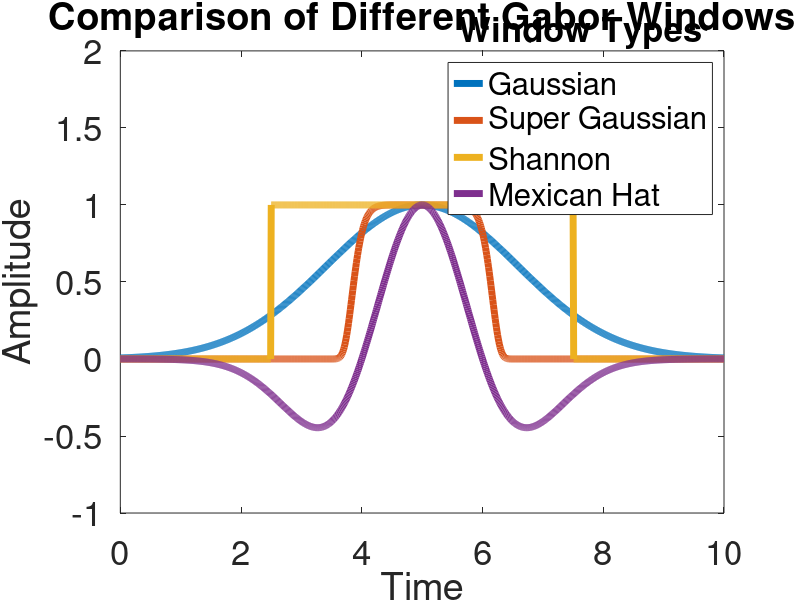

The MATLAB source for this figure: (Note: this script raises an error after producing the figure.)
% gives plots of the common windows used in Gabor Transforms
tspan = 0:0.01:10;
tau = max(tspan) / 2;
a = 0.2;

% gaussian
wg = exp(-a*(tspan - tau).^2);

% super gaussian
wsg = exp(-a*(tspan - tau).^10);

% Shannon
ws = abs(tspan - tau) <= 1/(2*a);

% Mexican Hat
wmh = (1-(tspan - tau).^2).*exp(-(tspan - tau).^2 ./ 2);
%wmh = (2 ./ (sqrt(3*a)*pi^0.25)) .* (1 - ((tspan - tau) ./ a).^2).*exp(-1.*(tspan - tau).^2 ./ (2*a^2));
    

figure (1)
plot(tspan, [wg.' wsg.' ws.' wmh.'], 'linewidth', 5);
hleg = legend({"Gaussian", "Super Gaussian", "Shannon", "Mexican Hat"});
title(hleg, "Window Types")
set(gca, 'fontsize' ,25);
xlabel("Time")
ylabel("Amplitude")
title("Comparison of Different Gabor Windows")
ylim([-1, 2])


%% Plot the spectrogram example



tspan = 0:0.01:pi;
y = sin(5*tspan.^2);

figure(1)
spectrogram(y, 'yaxis');
ylim([0,0.1])

figure(2)
plot(tspan, y);
ylim([-1.5, 1.5])







